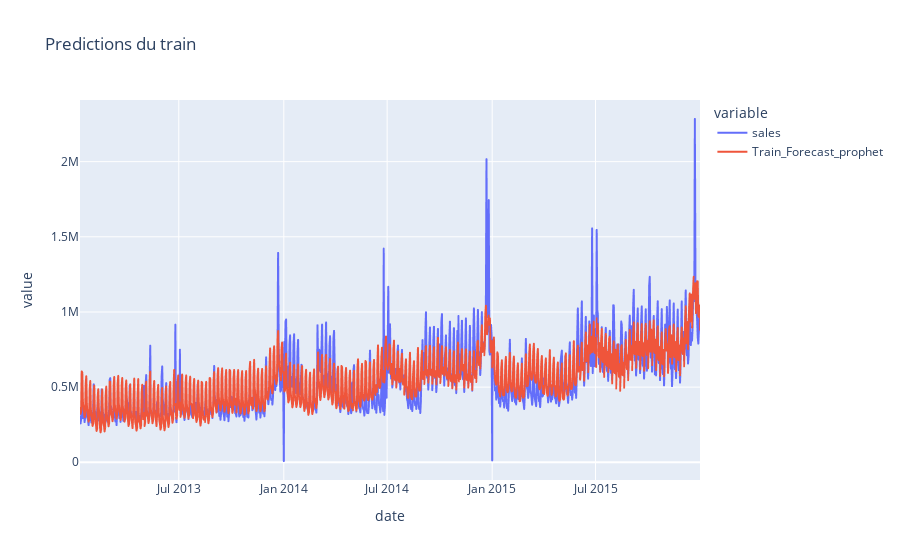
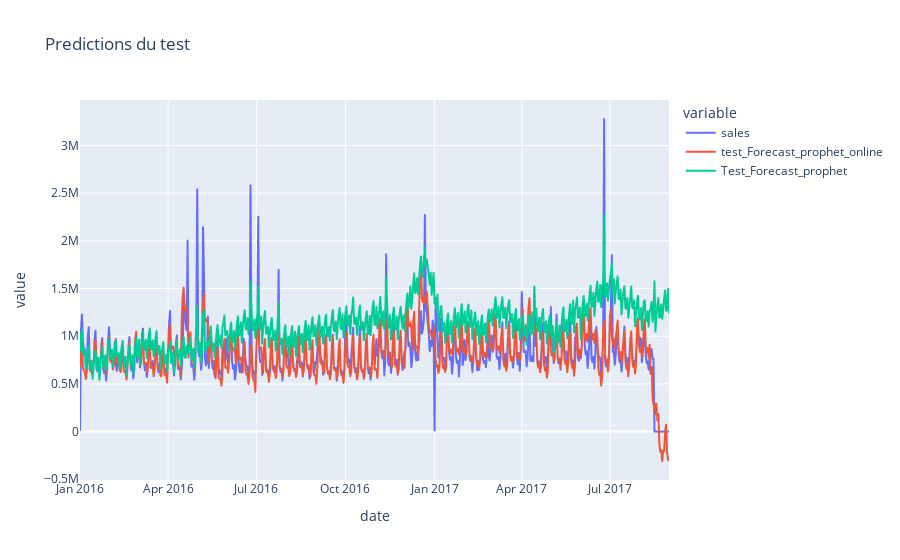

The cell these charts' notebook holds for them, in order:
### Markdown cell above
Nos données s'arrêtent avant la fin d'une semaine complète. Par conséquent, nous avons prédit un jour de plus que les données disponibles dans le jeu de test.

### Code cell
fig = px.line(series_train, x='date', y=['sales', 'Train_Forecast_prophet'],title="Predictions du train")
fig.show()
fig = px.line(series_test, x='date', y=['sales', 'test_Forecast_prophet_online','Test_Forecast_prophet'],title="Predictions du test")
fig.show()

### Figure 1 — Plotly figure (JSON) as saved in the notebook; plotly's stock layout.template omitted (floating-point values rounded to 4 significant figures; data arrays with more than 128 entries replaced by an {"elided": "..."} marker saying what was removed)
{"data": [{"hovertemplate": "variable=sales<br>date=%{x}<br>value=%{y}<extra></extra>", "legendgroup": "sales", "line": {"color": "#636efa", "dash": "solid"}, "marker": {"symbol": "circle"}, "mode": "lines", "name": "sales", "showlegend": true, "type": "scattergl", "x": {"elided": "1084 str values"}, "xaxis": "x", "y": {"elided": "1084 float values"}, "yaxis": "y"}, {"hovertemplate": "variable=Train_Forecast_prophet<br>date=%{x}<br>value=%{y}<extra></extra>", "legendgroup": "Train_Forecast_prophet", "line": {"color": "#EF553B", "dash": "solid"}, "marker": {"symbol": "circle"}, "mode": "lines", "name": "Train_Forecast_prophet", "showlegend": true, "type": "scattergl", "x": {"elided": "1084 str values"}, "xaxis": "x", "y": {"elided": "1084 float values"}, "yaxis": "y"}], "layout": {"legend": {"title": {"text": "variable"}, "tracegroupgap": 0}, "title": {"text": "Predictions du train"}, "xaxis": {"anchor": "y", "domain": [0, 1], "title": {"text": "date"}}, "yaxis": {"anchor": "x", "domain": [0, 1], "title": {"text": "value"}}}}

### Figure 2 — Plotly figure (JSON) as saved in the notebook; plotly's stock layout.template omitted (floating-point values rounded to 4 significant figures; data arrays with more than 128 entries replaced by an {"elided": "..."} marker saying what was removed)
{"data": [{"hovertemplate": "variable=sales<br>date=%{x}<br>value=%{y}<extra></extra>", "legendgroup": "sales", "line": {"color": "#636efa", "dash": "solid"}, "marker": {"symbol": "circle"}, "mode": "lines", "name": "sales", "showlegend": true, "type": "scattergl", "x": {"elided": "608 str values"}, "xaxis": "x", "y": {"elided": "608 float values"}, "yaxis": "y"}, {"hovertemplate": "variable=test_Forecast_prophet_online<br>date=%{x}<br>value=%{y}<extra></extra>", "legendgroup": "test_Forecast_prophet_online", "line": {"color": "#EF553B", "dash": "solid"}, "marker": {"symbol": "circle"}, "mode": "lines", "name": "test_Forecast_prophet_online", "showlegend": true, "type": "scattergl", "x": {"elided": "608 str values"}, "xaxis": "x", "y": {"elided": "608 float values"}, "yaxis": "y"}, {"hovertemplate": "variable=Test_Forecast_prophet<br>date=%{x}<br>value=%{y}<extra></extra>", "legendgroup": "Test_Forecast_prophet", "line": {"color": "#00cc96", "dash": "solid"}, "marker": {"symbol": "circle"}, "mode": "lines", "name": "Test_Forecast_prophet", "showlegend": true, "type": "scattergl", "x": {"elided": "608 str values"}, "xaxis": "x", "y": {"elided": "608 float values"}, "yaxis": "y"}], "layout": {"legend": {"title": {"text": "variable"}, "tracegroupgap": 0}, "title": {"text": "Predictions du test"}, "xaxis": {"anchor": "y", "domain": [0, 1], "title": {"text": "date"}}, "yaxis": {"anchor": "x", "domain": [0, 1], "title": {"text": "value"}}}}
